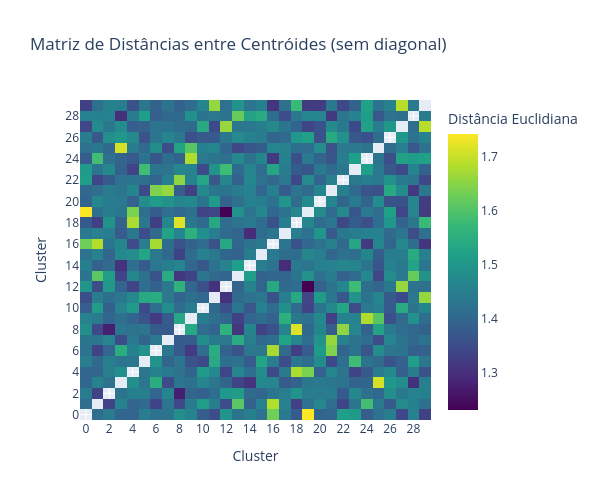

Notebook code cell kept with this figure:
### Code cell
centroides = prot.cpu()
dist_matrix = squareform(pdist(centroides, metric='euclidean'))

dist_matrix = pd.DataFrame(
    dist_matrix,
    index=range(prot.shape[0]),
    columns=range(prot.shape[0])
)

mask = np.eye(len(dist_matrix), dtype=bool)
dist_matrix_no_diag = dist_matrix.copy()
dist_matrix_no_diag.values[mask] = np.nan

fig = go.Figure(data=go.Heatmap(
    z=dist_matrix_no_diag.values,
    x=dist_matrix.columns.astype(str),
    y=dist_matrix.index.astype(str),
    colorscale='Viridis',
    colorbar=dict(title='Distância Euclidiana'),
    hovertemplate='Cluster X: %{x}<br>Cluster Y: %{y}<br>Distância: %{z:.2f}<extra></extra>'
))

fig.update_layout(
    title='Matriz de Distâncias entre Centróides (sem diagonal)',
    xaxis_title='Cluster',
    yaxis_title='Cluster',
    width=600,
    height=500
)

fig.show()

Z = linkage(centroides, method='ward')
plt.figure(figsize=(7, 3))
dendrogram(Z, labels=range(centroides.shape[0]), leaf_rotation=90)
plt.title("Agrupamento hierárquico dos clusters")
plt.xlabel("Clusters")
plt.ylabel("Distância")
plt.show()

N_GROUPS = 10
grupo_clusters = fcluster(Z, t=N_GROUPS, criterion='maxclust')
grupos_map = dict(zip(range(centroides.shape[0]), grupo_clusters))
grupos_map = {int(grupo):[i for i in range(centroides.shape[0]) if grupos_map[i] == grupo] for grupo in set(grupo_clusters)}
print(grupos_map)

### Figure 1 — Plotly figure (JSON) as saved in the notebook; plotly's stock layout.template omitted (floating-point values rounded to 4 significant figures; data arrays with more than 128 entries replaced by an {"elided": "..."} marker saying what was removed)
{"data": [{"colorbar": {"title": {"text": "Distância Euclidiana"}}, "colorscale": [[0, "#440154"], [0.1111, "#482878"], [0.2222, "#3e4989"], [0.3333, "#31688e"], [0.4444, "#26828e"], [0.5556, "#1f9e89"], [0.6667, "#35b779"], [0.7778, "#6ece58"], [0.8889, "#b5de2b"], [1, "#fde725"]], "hovertemplate": "Cluster X: %{x}<br>Cluster Y: %{y}<br>Distância: %{z:.2f}<extra></extra>", "type": "heatmap", "x": ["0", "1", "2", "3", "4", "5", "6", "7", "8", "9", "10", "11", "12", "13", "14", "15", "16", "17", "18", "19", "20", "21", "22", "23", "24", "25", "26", "27", "28", "29"], "y": ["0", "1", "2", "3", "4", "5", "6", "7", "8", "9", "10", "11", "12", "13", "14", "15", "16", "17", "18", "19", "20", "21", "22", "23", "24", "25", "26", "27", "28", "29"], "z": {"elided": "30x30 float values"}}], "layout": {"height": 500, "title": {"text": "Matriz de Distâncias entre Centróides (sem diagonal)"}, "width": 600, "xaxis": {"title": {"text": "Cluster"}}, "yaxis": {"title": {"text": "Cluster"}}}}
